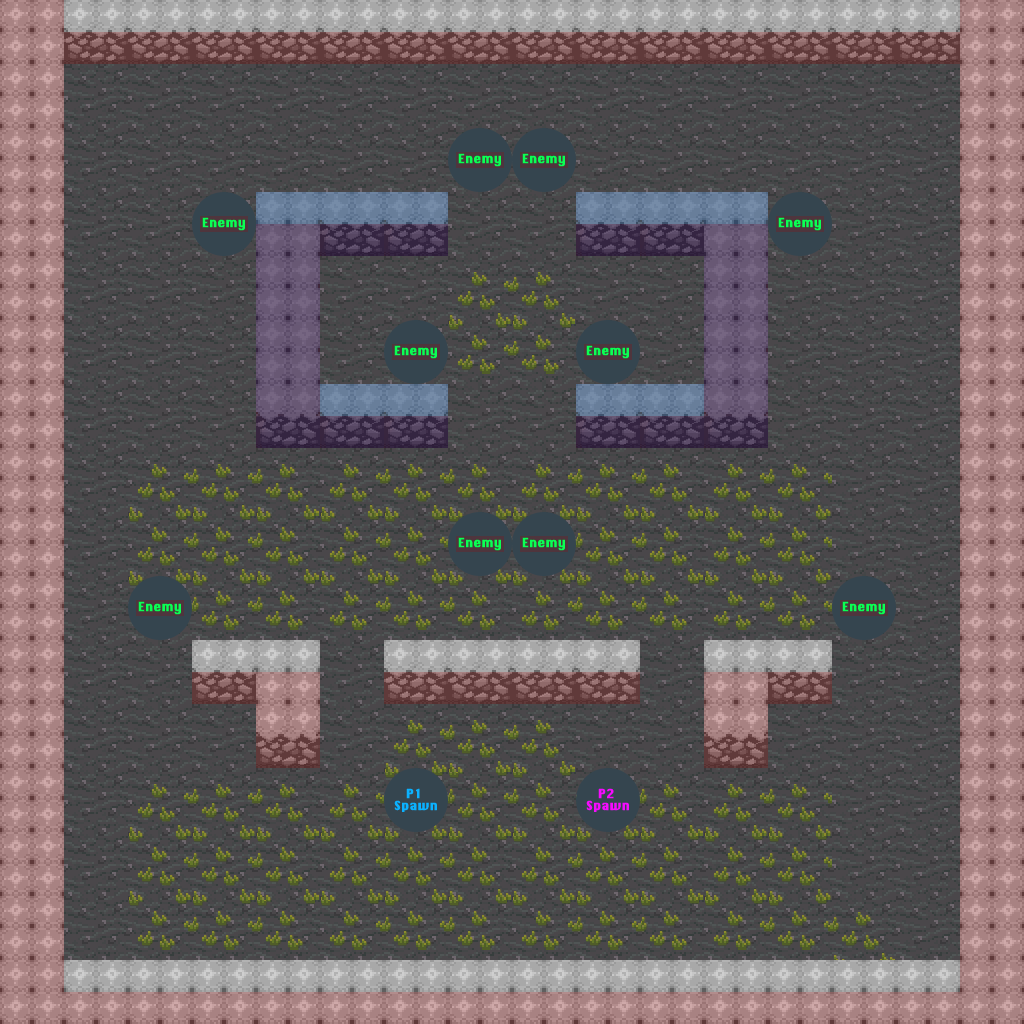

Below is a game level as drawn by its tile map, then a one-line description and the .tmx that defines it (tile-layer data replaced by summaries):
An orthogonal 16x16 tile map with 64x64 px tiles, 5 tile layers (background, decor, dynamic, top_layer, ...), 2 tilesets.

<map version="1.0" orientation="orthogonal" width="16" height="16" tilewidth="64" tileheight="64">
 <tileset firstgid="1" name="testSet" tilewidth="64" tileheight="64">
  <image source="tileSheet.png" />
  <tile id="1">
   <properties>
    <property name="collision" value="wall_bottom" />
    <property name="collision" value="wall_bottom" />
   </properties>
  </tile>
  <tile id="2">
   <properties>
    <property name="collision" value="wall_movable" />
    <property name="collision" value="wall_movable" />
   </properties>
  </tile>
  <tile id="9">
   <properties>
    <property name="collision" value="wall_middle" />
    <property name="collision" value="wall_middle" />
   </properties>
  </tile>
  <tile id="17">
   <properties>
    <property name="collision" value="wall_top" />
    <property name="collision" value="wall_top" />
   </properties>
  </tile>
 </tileset>
 <tileset firstgid="65" name="metaSet" tilewidth="64" tileheight="64">
  <image source="meta_tileSet.png" />
 </tileset>
 <layer name="background" width="16" height="16">
  <data>[256 cells, 256 non-empty, 5 distinct tile ids]</data>
 </layer>
 <layer name="decor" width="16" height="16">
  <data>[256 cells, 74 non-empty, 9 distinct tile ids]</data>
 </layer>
 <layer name="dynamic" width="16" height="16">
  <data>[256 cells, 12 non-empty, 3 distinct tile ids]</data>
 </layer>
 <layer name="top_layer" width="16" height="16">
  <data>[256 cells, 84 non-empty, 4 distinct tile ids]</data>
 </layer>
 <layer name="meta" width="16" height="16" opacity="0.15">
  <data>[256 cells, 86 non-empty, 2 distinct tile ids]</data>
 </layer>
</map>
